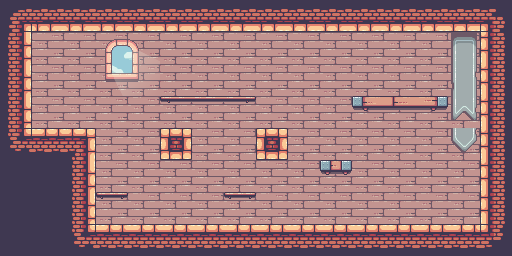

The image is a tile-based game level rendered from a .tmx file. Its description and source (layers, tilesets, objects; grid data summarised) follow:
An orthogonal 16x8 tile map with 32x32 px tiles, 2 tile layers (background, foreground), 2 tilesets and 32 objects (6x box, 3x platform, 3x bomb, 2x door, 2x pig_bomb, ...).

<map version="1.10" tiledversion="1.10.2" orientation="orthogonal" renderorder="right-down" width="16" height="8" tilewidth="32" tileheight="32" infinite="0" nextlayerid="7" nextobjectid="42">
 <properties>
  <property name="hasLights" type="bool" value="false" />
  <property name="mapMusic" value="audio/mapmusic.mp3" />
 </properties>
 <tileset firstgid="1" name="mapTileset" tilewidth="32" tileheight="32" tilecount="512" columns="32">
  <image source="../graphics/mapObject.png" width="1024" height="512" />
 </tileset>
 <tileset firstgid="513" name="entityTileset" tilewidth="78" tileheight="58" tilecount="8" columns="0">
  <grid orientation="orthogonal" width="1" height="1" />
  <tile id="0">
   <image width="52" height="56" source="../graphics/bomb.png" />
  </tile>
  <tile id="1">
   <image width="22" height="16" source="../graphics/box.png" />
  </tile>
  <tile id="2">
   <image width="44" height="28" source="../graphics/cannon.png" />
  </tile>
  <tile id="3">
   <image width="46" height="56" source="../graphics/door.png" />
  </tile>
  <tile id="4">
   <image width="78" height="58" source="../graphics/king.png" />
  </tile>
  <tile id="5">
   <image width="26" height="26" source="../graphics/pig_bomb.png" />
  </tile>
  <tile id="6">
   <image width="26" height="30" source="../graphics/pig_box.png" />
  </tile>
  <tile id="7">
   <image width="26" height="18" source="../graphics/pig_light.png" />
  </tile>
 </tileset>
 <layer id="1" name="background" width="16" height="8">
  <data>[128 cells, 128 non-empty, 12 distinct tile ids]</data>
 </layer>
 <layer id="2" name="foreground" width="16" height="8">
  <data>[128 cells, 17 non-empty, 16 distinct tile ids]</data>
 </layer>
 <objectgroup id="4" name="collision">
  <object id="23" x="21.25" y="23.5" width="11.25" height="114.75" />
  <object id="24" x="19" y="127.75" width="77" height="12.25" />
  <object id="25" x="86.625" y="127.969" width="9.375" height="105.031" />
  <object id="26" x="86" y="224" width="403.25" height="9.25" />
  <object id="27" x="479.5" y="23.75" width="9.75" height="208.5" />
  <object id="28" x="21" y="23.25" width="470.25" height="9.5" />
  <object id="30" x="159.667" y="128.667" width="32.3333" height="31.6667" />
  <object id="31" x="256.333" y="128.333" width="31.6667" height="31.3333" />
  <object id="32" x="351.667" y="96" width="96" height="12.3333" />
  <object id="34" name="platform" x="224.455" y="192.273" width="31.3636" height="4.45455" />
  <object id="35" name="platform" x="96.1875" y="191.938" width="31.5625" height="6.5625" />
  <object id="40" x="320.25" y="160.125" width="31.5" height="11.125" />
  <object id="41" name="platform" x="159.333" y="96" width="96.6667" height="4.66667" />
 </objectgroup>
 <objectgroup id="5" name="portals">
  <object id="3" name="portal" x="51.5682" y="98.5606" width="8" height="16.5">
   <properties>
    <property name="toMap" value="map/map4.tmx" />
   </properties>
  </object>
 </objectgroup>
 <objectgroup id="6" name="entity">
  <object id="1" name="door" gid="516" x="352" y="224" width="46" height="56" />
  <object id="2" name="king" gid="517" x="343.5" y="237.25" width="78" height="58" />
  <object id="4" name="box" gid="514" x="416" y="96" width="22" height="16" />
  <object id="5" name="box" gid="514" x="224" y="224" width="22" height="16" />
  <object id="7" name="box" gid="514" x="227.25" y="208.25" width="22" height="16" />
  <object id="8" name="box" gid="514" x="219.875" y="192.125" width="22" height="16" />
  <object id="9" name="box" gid="514" x="201.333" y="224.667" width="22" height="16" />
  <object id="10" name="box" gid="514" x="204.667" y="207.667" width="22" height="16" />
  <object id="11" name="cannon" gid="515" x="347" y="99.3333" width="44" height="28" />
  <object id="12" name="pig_light" gid="520" x="384" y="96" width="26" height="18" />
  <object id="13" name="pig_bomb" gid="518" x="64" y="129" width="26" height="26" />
  <object id="14" name="pig_bomb" gid="518" x="170" y="95.6667" width="26" height="26" />
  <object id="16" name="pig_box" gid="519" x="255.667" y="127.667" width="26" height="30" />
  <object id="17" name="pig_box" gid="519" x="213" y="176" width="26" height="30" />
  <object id="18" name="bomb" gid="513" x="167.333" y="241.333" width="52" height="56" />
  <object id="19" name="bomb" gid="513" x="155" y="145" width="52" height="56" />
  <object id="21" name="bomb" gid="513" x="402" y="97.3333" width="52" height="56" />
  <object id="39" name="door" gid="516" x="32" y="128" width="46" height="56" />
 </objectgroup>
</map>
